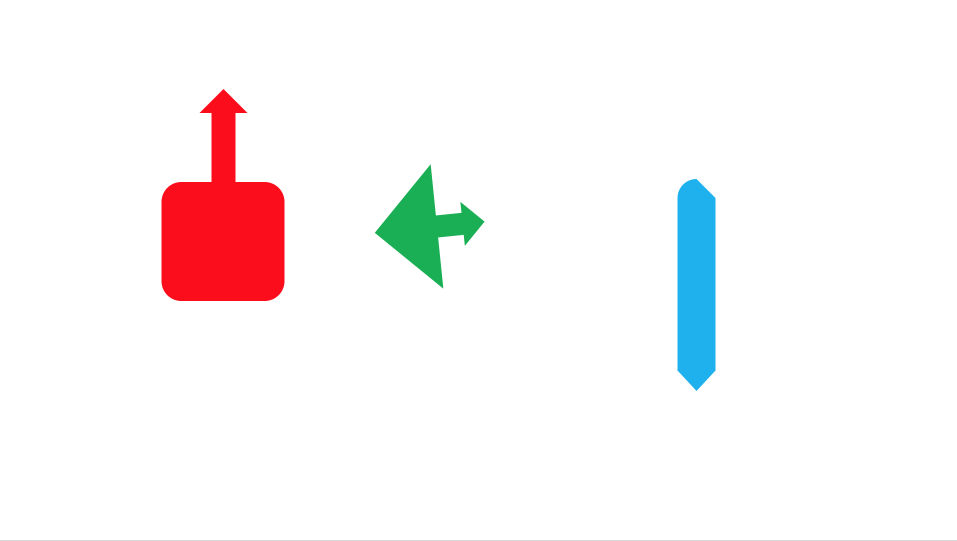
#> input picture Open CV/3er_Reto_Vision_Imagenes/Test1.png, 1914 x 1082 px (shown at 1/2 size)
$ python 3erRetoVision_LARC.py
#> lines starting #> are read from the running program, lines starting #| are printed output that depends on the picture; after the words box and inside, x2 and y2 are one past the last pixel; in counts of white or black regions, pixels touching at a corner belong together
import numpy as np
import cv2
                #BLUE         # GREEN       # RED
colors = [(237, 177, 30), (84, 175, 26), (27, 13, 252)]
range = 10

espadas=0
arcos=0
escudos=0
colorTypes = ([0, 0, 0], [0, 0, 0], [0, 0, 0])

def currentColor(BRG):
    color = -1
    index = 0
    for c in colors:
        if(BRG[0]>=c[0]-range and BRG[0]<=c[0]+range):
            if(BRG[1]>=c[1]-range and BRG[1]<=c[1]+range):
                if(BRG[2]>=c[2]-range and BRG[2]<=c[2]+range):
                    return index
        index+=1
    return color

def selectColor(index, type):
    colorTypes[type][index]+=1


# Read Base Image
baseImage = cv2.imread('3er_Reto_Vision_Imagenes/Test1.png');
#> baseImage is the input picture: shape (1082, 1914, 3); mean B, G, R 245.8, 245.3, 249.4
# Resize Base Image
baseImage = cv2.resize(baseImage, None, fx=.5, fy=.5, interpolation=cv2.INTER_AREA);
#> baseImage: shape (541, 957, 3)
# baseImage = cv2.medianBlur(baseImage, 7)
# Filtrate and get contours of base image
grayBaseImage = cv2.cvtColor(baseImage, cv2.COLOR_BGR2GRAY)
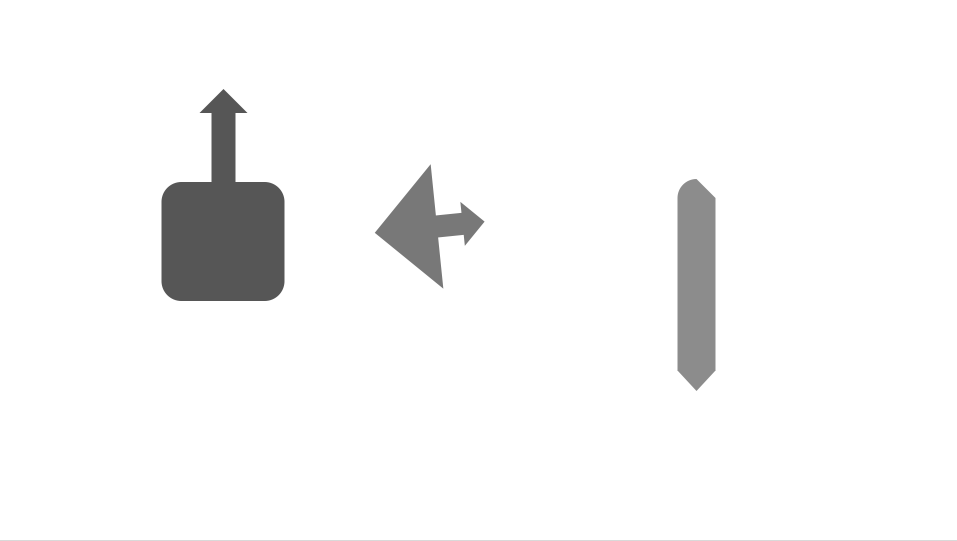
#> grayBaseImage: shape (541, 957); min 86, max 255, mean 246.6
ret1,threshBase = cv2.threshold(grayBaseImage, 250, 255, cv2.THRESH_BINARY)
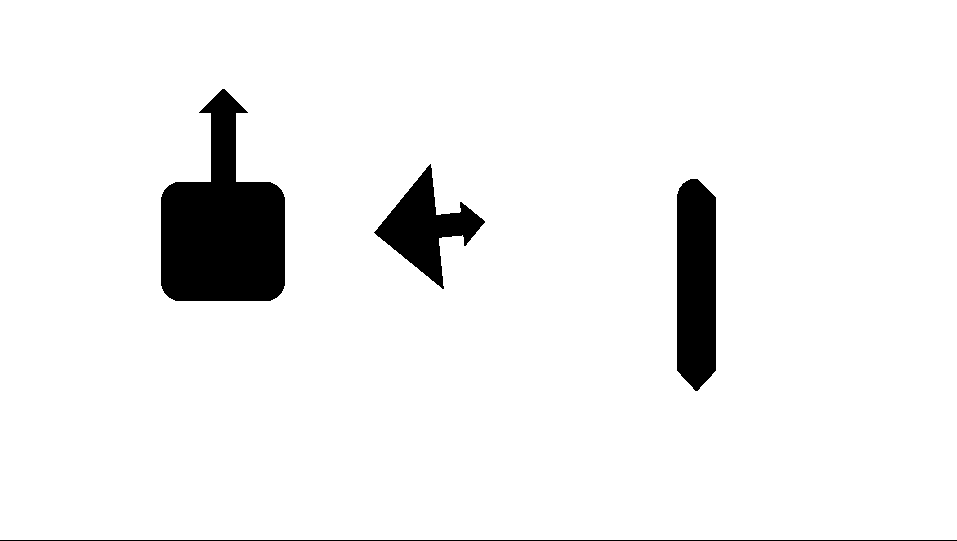
#> threshBase: shape (541, 957); 94.1% white; 4 black regions
# baseEdged = cv2.Canny(threshBase, 30, 200)
baseContours, hierarchy1 = cv2.findContours(threshBase.copy(), cv2.RETR_TREE, cv2.CHAIN_APPROX_NONE)
#> baseContours = 4 contours; box (x1, y1, x2, y2) and area: (0, 0, 957, 540) 515284, (160, 88, 286, 302) 17101, (676, 178, 717, 392) 7860, (373, 163, 486, 290) 5359
baseContours.pop(0)

# Read Test Image
testImage = cv2.imread('3er_Reto_Vision_Imagenes/Test4.png');
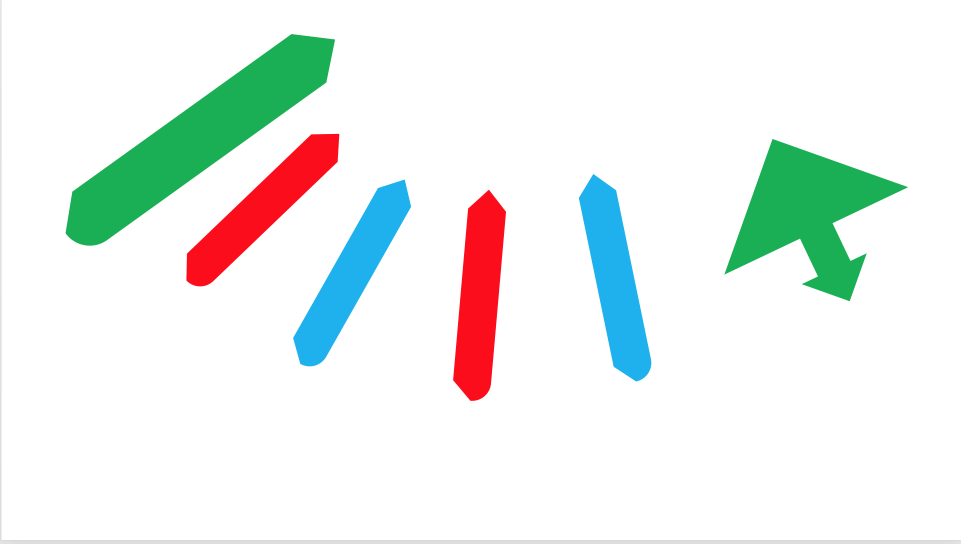
#> input picture Open CV/3er_Reto_Vision_Imagenes/Test4.png, 1922 x 1088 px (shown at 1/2 size)
#> testImage is the input picture: shape (1088, 1922, 3); mean B, G, R 237.5, 240.8, 234.5
# Resize Test Image
testImage = cv2.resize(testImage, None, fx=.5, fy=.5, interpolation=cv2.INTER_AREA);
#> testImage: shape (544, 961, 3)
# testImage = cv2.medianBlur(testImage, 7)
# coloredImage = cv2.cvtColor(testImage, cv2.COLOR_BGR2HSV)
# Filtrate and get contours of base image
grayTestImage = cv2.cvtColor(testImage, cv2.COLOR_BGR2GRAY)
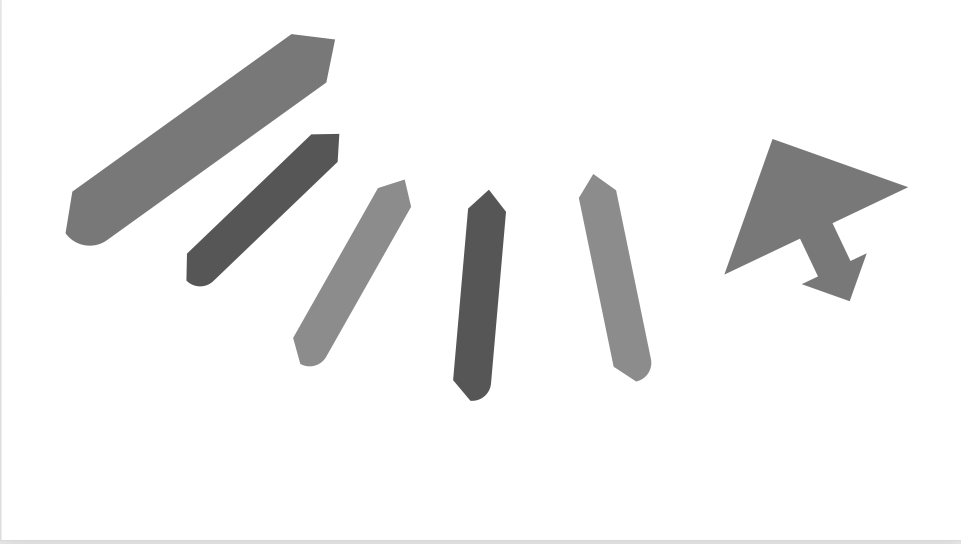
#> grayTestImage: shape (544, 961); min 86, max 255, mean 238.5
ret2,threshTest = cv2.threshold(grayTestImage, 250, 255, cv2.THRESH_BINARY)
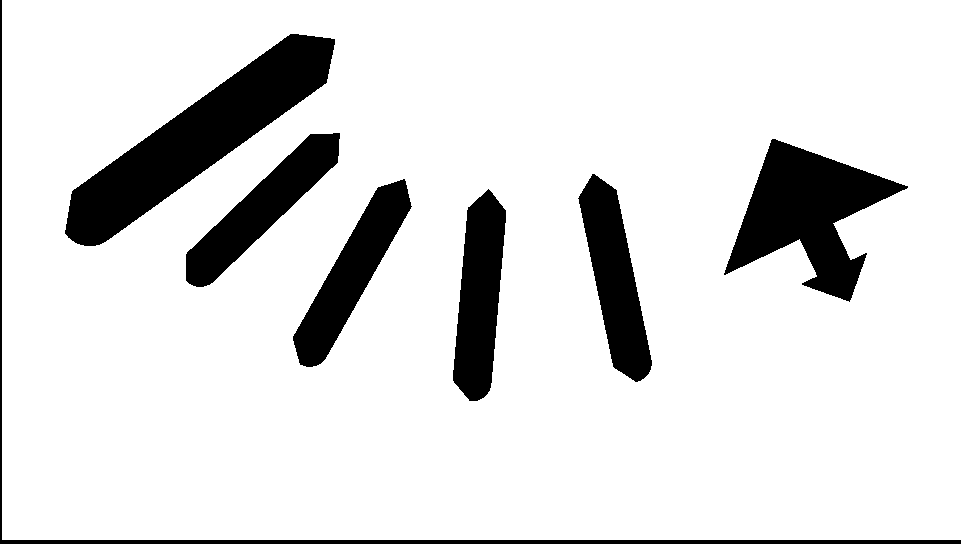
#> threshTest: shape (544, 961); 87.1% white; 7 black regions
# testEdged = cv2.Canny(threshTest, 30, 200)
testContours, hierarchy2 = cv2.findContours(threshTest.copy(), cv2.RETR_TREE, cv2.CHAIN_APPROX_NONE)
#> testContours = 7 contours; box (x1, y1, x2, y2) and area: (2, 0, 961, 540) 516362, (64, 33, 336, 247) 18874, (723, 138, 909, 303) 13814, (452, 188, 507, 402) 7854, (577, 173, 653, 383) 7848, (292, 178, 413, 368) 7848, (185, 132, 341, 288) 7842
testContours.pop(0)

# target[0] -> espada
# target[1] -> arcos
# target[2] -> escudos
closest_contour = []
lowerMatch = []
for test in testContours:
    matchedOptions = []
    index = 0
    minValue = 1000
    for base in baseContours:
        # Iterate through each contour in the target image and
        # use cv2.matchShapes to compare contour shapes
        match = cv2.matchShapes(base, test, 3, 0.0)
        # If the match value is less than 0.15 we
        matchedOptions.append(test)
        if (match < .75):
            lowerMatch.append(match)
            if(match < minValue):
                rightIndex = index
                minValue = match
        index += 1
    if len(lowerMatch) > 0:
        M = cv2.moments(test)
        cx = int(M['m10'] / M['m00'])
        cy = int(M['m01'] / M['m00'])
        color = currentColor(testImage[cy, cx])
        if rightIndex == 0:
            espadas+=1
        elif rightIndex == 1:
            arcos+=1
        elif rightIndex == 2:
            escudos+=1
        selectColor(color, rightIndex)
        closest_contour.append(matchedOptions[rightIndex])
#> this loop made 6 passes
#> (cx, cy, color, arcos) on pass 4: (807, 213, 1, 1)
#> (cx, cy, color) on passes 1, 2, 3, 5, 6: (479, 296, 2), (351, 272, 0), (614, 278, 0), (261, 208, 2), (197, 137, 1)
#> after the loop, arcos = 1; closest_contour = 6 contours; box (x1, y1, x2, y2) and area: (64, 33, 336, 247) 18874, (723, 138, 909, 303) 13814, (452, 188, 507, 402) 7854, (577, 173, 653, 383) 7848, (292, 178, 413, 368) 7848, (185, 132, 341, 288) 7842; escudos = 0; espadas = 5; lowerMatch = [0.00528, 0.00539, 0.00465, 0.0363, 0.00935, 0.018]; rightIndex = 0

for draws in closest_contour:
    cv2.drawContours(testImage, draws, -1, (0,0,0), 3)
    cv2.imshow('Output', testImage)
    cv2.waitKey(0)
#> this loop made 6 passes
#> pass 1, `cv2.imshow('Output', testImage)`:
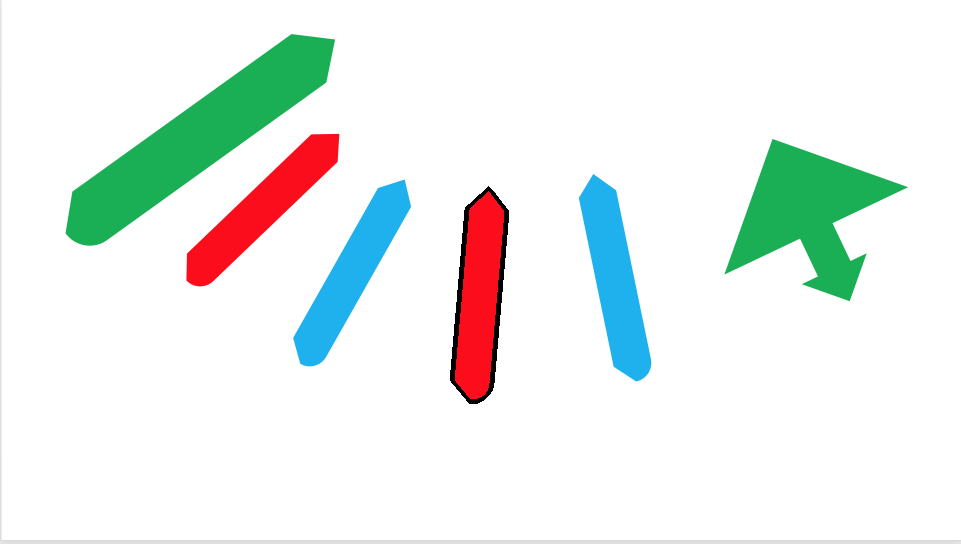
#> window 'Output': shape (544, 961, 3); mean B, G, R 236.7, 240, 233.4
#> after the loop:
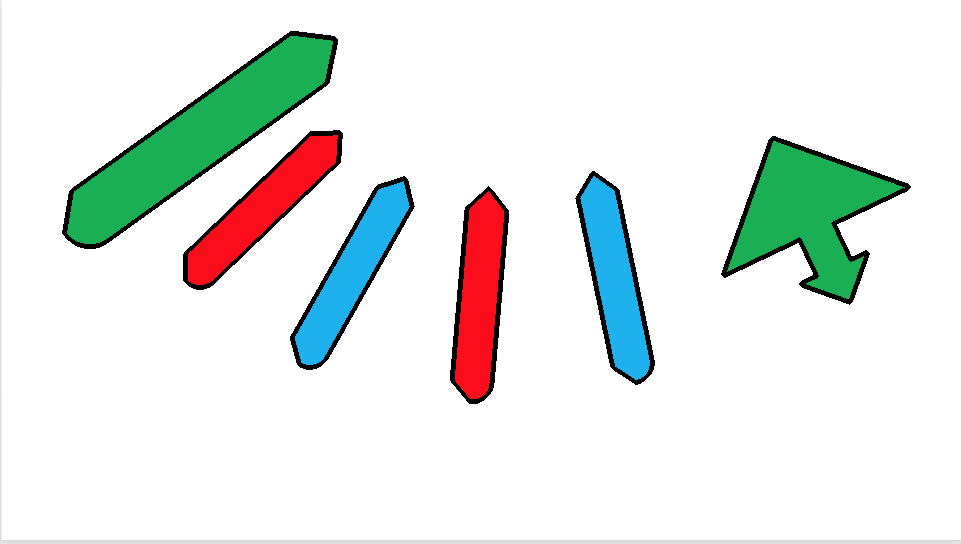
#> testImage: shape (544, 961, 3); mean B, G, R 231.5, 234.7, 228.7

print("Numero total de objetos: \t" + str(espadas+arcos+escudos) + "\n")
#| Numero total de objetos: 	6
print("Numero de Escudos: \t" + str(escudos) + ":\t")
#| Numero de Escudos: 	0:
print("Azules:" + str(colorTypes[2][0]) + ", \tVerdes:" + str(colorTypes[2][1]) + ", \tRojos:" + str(colorTypes[2][2])+ "\n")
print("Numero de Arcos: \t" + str(arcos) + ":\t")
#| Numero de Arcos: 	1:
print("Azules:" + str(colorTypes[1][0]) + ", \tVerdes:" + str(colorTypes[1][1]) + ", \tRojos:" + str(colorTypes[1][2])+ "\n")
print("Numero de Espadas: \t" + str(espadas) + ":\t")
#| Numero de Espadas: 	5:
print("Azules:" + str(colorTypes[0][0]) + ", \tVerdes:" + str(colorTypes[0][1]) + ", \tRojos:" + str(colorTypes[0][2])+ "\n")

cv2.waitKey(0)
cv2.destroyAllWindows()
